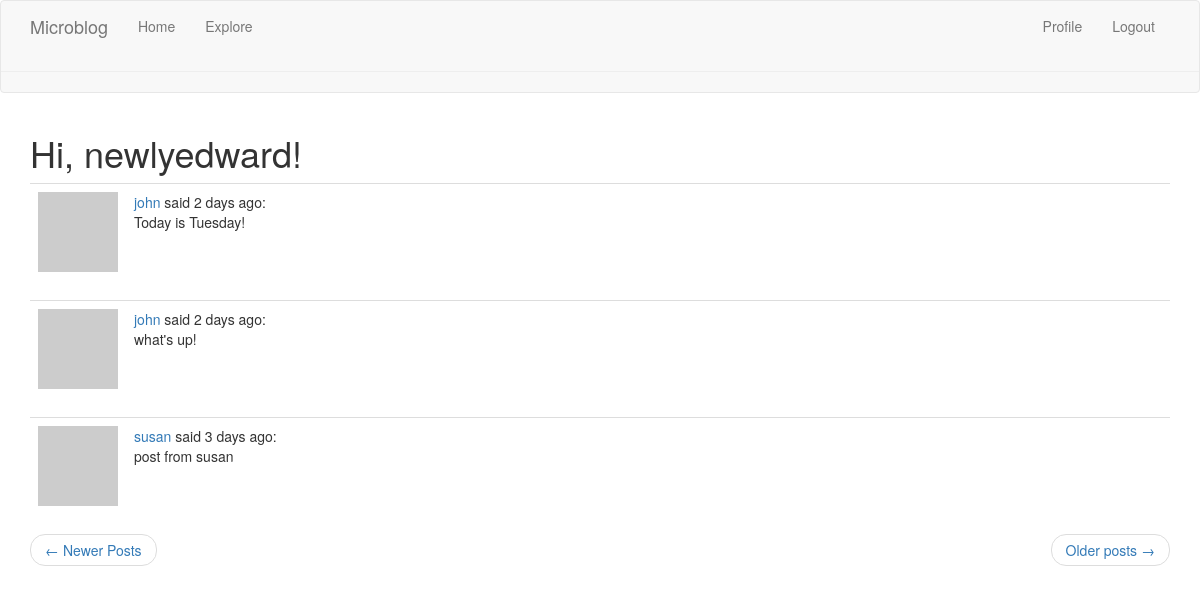
/explore?page=3 (signed in), run on the app's committed database.
### app/models.py (models this page shows, shortened)
class User(UserMixin, db.Model):
    id = db.Column(db.Integer, primary_key=True)
    username = db.Column(db.String(64), index=True, unique=True)
    email = db.Column(db.String(120), index=True, unique=True)
    password_hash = db.Column(db.String(128))
    posts = db.relationship('Post', backref='author', lazy='dynamic')
    about_me = db.Column(db.String(140))
    last_seen = db.Column(db.DateTime, default=datetime.utcnow)
    followed = db.relationship(
        'User', secondary=followers,
        primaryjoin=(followers.c.follower_id == id),
        secondaryjoin=(followers.c.followed_id == id),
        backref=db.backref('followers', lazy='dynamic'), lazy='dynamic')
    def avatar(self, size):
        digest = md5(self.email.lower().encode('utf-8')).hexdigest()
        return 'https://www.gravatar.com/avatar/{}?d=identicon&s={}'.format(
            digest, size)

class Post(db.Model):
    id = db.Column(db.Integer, primary_key=True)
    body = db.Column(db.String(40))
    timestamp = db.Column(db.DateTime, index=True, default=datetime.utcnow())
    user_id = db.Column(db.Integer, db.ForeignKey('user.id'))

### app/routes.py (the view)
@app.route('/explore')
@login_required
def explore():
    page = request.args.get('page', 1, type=int)
    posts = Post.query.order_by(Post.timestamp.desc()).paginate(
        page, app.config['POSTS_PER_PAGE'], False)
    next_url = url_for('explore', page=posts.next_num) if posts.has_next else None
    prev_url = url_for('explore', page=posts.prev_num) if posts.has_prev else None
    return render_template('index.html', title='Explore', posts=posts.items,
                           next_url=next_url, prev_url=prev_url)

### app/models.py (called while the page is built)
@login.user_loader
def load_user(id):
    return User.query.get(int(id))

### app/routes.py (called while the page is built)
@app.before_request
def before_request():
    if current_user.is_authenticated:
        current_user.last_seen = datetime.utcnow()
        db.session.commit()
    g.locale = str(get_locale())

### app/templates/index.html (shortened to what this page needs)
{% extends "base.html" %}
{% import 'bootstrap/wtf.html' as wtf %}
{% block app_content %}
    <h1>{{ _('Hi, %(username)s!', username=current_user.username) }}</h1>
    {% for post in posts %}
        {% include '_post.html' %}
    {% endfor %}
    <nav aria-label="...">
        <ul class="pager">
            <li class="previous{% if not prev_url %} diabled {% endif %}">
                <a href="{{ prev_url or '#'}}">
                    <span aria-hidden="true">&larr;</span> {{ _('Newer Posts') }}
                </a>
            </li>
            <li class="next{% if not next_url%} disable {% endif %}">
                <a href="{{ next_url or '#'}}">
                    {{ _('Older posts') }}  <span aria-hidden="true">&rarr;</span>
                </a>
            </li>
        </ul>
    </nav>
{% endblock %}

### app/templates/_post.html (shortened to what this page needs)
<table class="table table-hover">
    <tr>
        <td width="70px" >
            <a href="{{ url_for('user', username=post.author.username) }}">
                <img src="{{ post.author.avatar(36) }}">
            </a>
        </td>
        <td>
            {{ _('%(username)s said %(when)s',
                username=user_link, when=moment(post.timestamp).fromNow()) }}:
            <br>
            {{ post.body }}
        </td>
    </tr>
</table>

### data on the page
Post: body "Today is Tuesday!"
Post: body "what's up!"
Post: body "post from susan"
